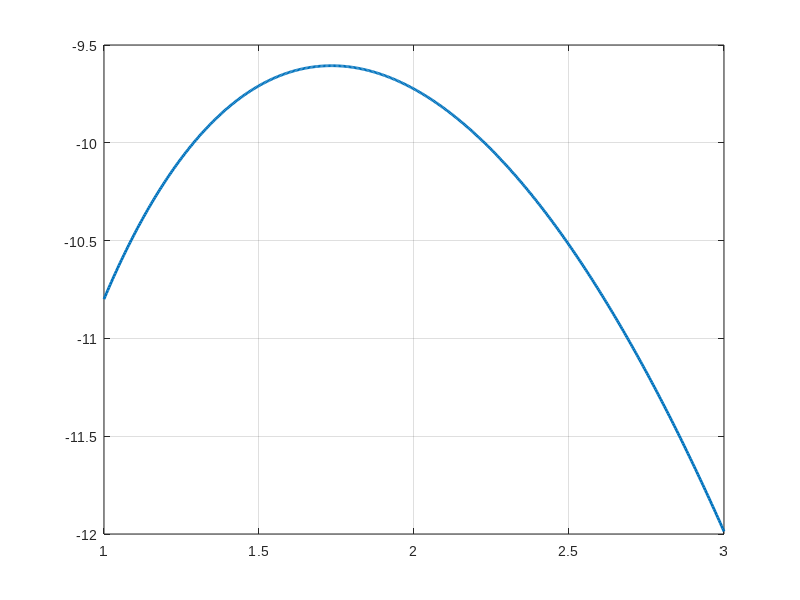

Recreate this plot in MATLAB. (Note: this script raises an error after producing the figure.)
% =========================================================================================
% FILE NAME: Q27_TemperaturePlot.m
% AUTHOR: [Amey Thakur](https://github.com/Amey-Thakur)
% COURSE REPO: https://github.com/Amey-Thakur/COMPUTATIONAL-METHODS-AND-MODELING-FOR-ENGINEERING-APPLICATIONS
% RELEASE DATE: September 08, 2023
% LICENSE: Creative Commons Attribution 4.0 International (CC BY 4.0)
%
% DESCRIPTION:
% This script visualizes temperature variation over time by plotting the function
% T = 7*ln(t) - 8*e^(0.3t) within the temporal interval [1, 3].
%
% PROBLEM STATEMENT (Q27):
% Plot the following function for t over the interval 1 <= t <= 3:
% T = 7*ln(t) - 8*e^(0.3t)
%
% Reference: MATLAB for Engineering Applications, William J. Palm, Chapter 1, Q27.
%
% TECHNOLOGY STACK:
% - Programming Language: MATLAB (R2023a+)
% =========================================================================================

% --- Environment Initialization ---
clc;    % Clear Command Window for optimal visualization
clear;  % Purge workspace variables to maintain computational integrity
close all; % Close existing figure windows for a fresh plotting environment

% --- Data Acquisition & Grid Generation ---
% Define the time interval [1, 3] with high-resolution sampling for smooth plotting
t = linspace(1, 3, 500); % 500 points for a precise continuous curve

% --- Functional Computation ---
% T(t) = 7 * ln(t) - 8 * e^(0.3 * t)
temperature = 7 * log(t) - 8 * exp(0.3 * t);

% --- Visualization Engine ---
figure('Color', 'w', 'Name', 'Temperature Variation Analysis');
plot(t, temperature, 'LineWidth', 2, 'Color', '#0072BD');

% Grid and Aesthetic Configuration
grid on;
set(gca, 'FontName', 'Arial', 'FontSize', 10);
ax = gca;
ax.GridLineStyle = ':';
ax.GridAlpha = 0.4;

% Annotation and Labeling
title('Temperature vs. Time Analysis', 'FontSize', 14, 'FontWeight', 'bold');
xlabel('Time (t) [minutes]', 'FontSize', 12);
ylabel('Temperature (T) [°Celsius]', 'FontSize', 12);

% Professional Scholarly Footer
fprintf('Scholarly Insight: The temperature profile exhibits a non-linear decay characteristic of combined logarithmic and exponential dynamics.\n');
